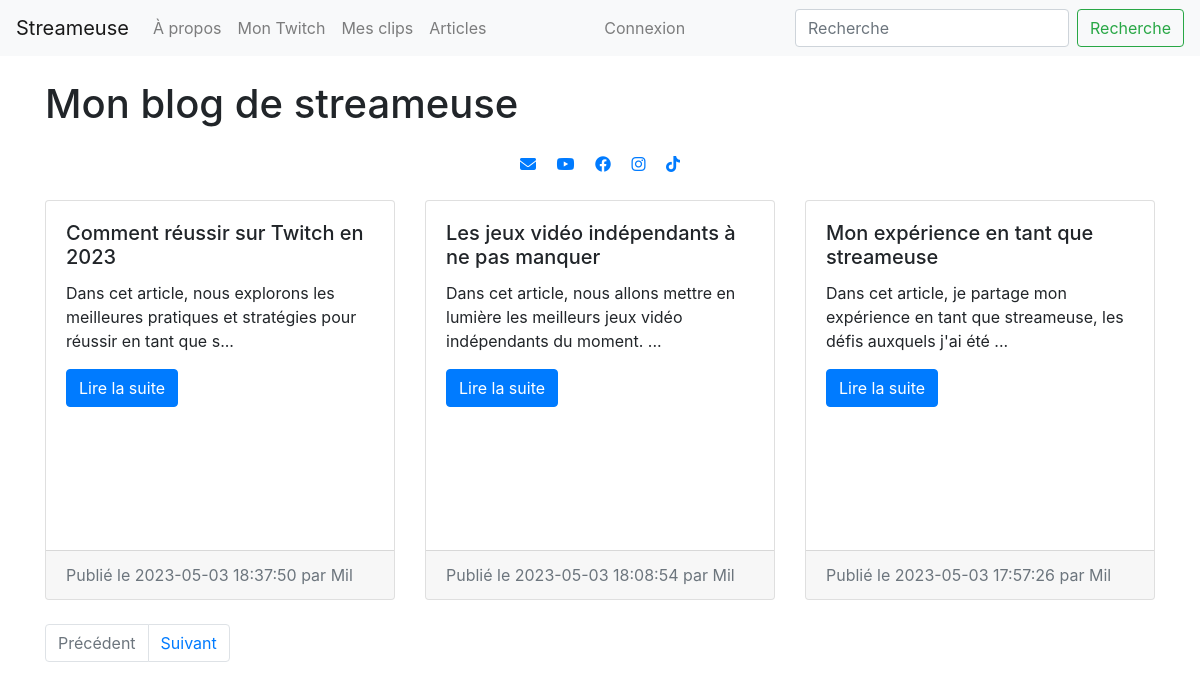
The page / on the database its author committed.
### tables this page shows
CREATE TABLE `postes` (
  `id` int(11) NOT NULL,
  `titre` varchar(255) NOT NULL,
  `contenu` text NOT NULL,
  `auteur` varchar(255) NOT NULL,
  `date` timestamp NOT NULL DEFAULT current_timestamp()
);

### fetch_posts.php (called while the page is built)
<?php
require_once 'db_connect.php';
$articles_per_page = 3;
if (isset($_GET['page'])) {
    $page = intval($_GET['page']);
} else {
    $page = 1;
}
$offset = ($page - 1) * $articles_per_page;
$sql = "SELECT * FROM postes ORDER BY date DESC LIMIT ?, ?";
$stmt = $conn->prepare($sql);
$stmt->bind_param("ii", $offset, $articles_per_page);
$stmt->execute();
$result = $stmt->get_result();
$postes = $result->fetch_all(MYSQLI_ASSOC);
$sql = "SELECT COUNT(*) as total_articles FROM postes";
$result = $conn->query($sql);
$row = $result->fetch_assoc();
$total_articles = $row['total_articles'];
$total_pages = ceil($total_articles / $articles_per_page);

### index.php (the view, shortened to what this page needs)
<?php
require_once 'fetch_posts.php';
?>
<!DOCTYPE html>
<html lang="fr">
<head>
    <link href="https://cdn.jsdelivr.net/npm/bootstrap@4.6.0/dist/css/bootstrap.min.css" rel="stylesheet">
    <link rel="stylesheet" href="https://cdnjs.cloudflare.com/ajax/libs/font-awesome/6.1.0/css/all.min.css">
    <link rel="stylesheet" href="css/styles.css">
</head>
<body>
    <nav class="navbar navbar-expand-lg navbar-light bg-light">
        <a class="navbar-brand" href="#">Streameuse</a>
        <div class="collapse navbar-collapse" id="navbarNav">
            <ul class="navbar-nav">
                <li class="nav-item">
                    <a class="nav-link" href="#">À propos</a>
                </li>
                <li class="nav-item">
                    <a class="nav-link" href="#">Mon Twitch</a>
                </li>
                <li class="nav-item">
                    <a class="nav-link" href="#">Mes clips</a>
                </li>
                <li class="nav-item">
                    <a class="nav-link" href="#">Articles</a>
                </li>
            </ul>
            <?php if (isset($_SESSION["user_id"])) : ?>
                <ul class="navbar-nav ml-auto">
                    <li class="nav-item">
                        <?php if (isset($_SESSION["nom_utilisateur"])) : ?>
                            <p class="nav-link">Connecté en tant que <?= $_SESSION["nom_utilisateur"] ?> (<?= $_SESSION["role"] ?>)</p>
                        <?php endif; ?>
                        <?php if ($_SESSION["role"] == "admin") : ?>
                    <li class="nav-item dropdown">
                        <a class="nav-link dropdown-toggle" href="#" id="navbarDropdown" role="button" data-toggle="dropdown" aria-haspopup="true" aria-expanded="false">
                            Administration
                        </a>
                        <div class="dropdown-menu" aria-labelledby="navbarDropdown">
                            <a class="dropdown-item" href="list_posts.php">Liste des postes</a>
                            <a class="dropdown-item" href="admin.php">Liste utilisateur</a>
                            <a class="dropdown-item" href="add_post.php">Ajouter un poste</a>
                        </div>
                    </li>
                <?php else : ?>
                    <li class="nav-item">
                        <a class="nav-link" href="connexion.php">Connexion</a>
                    </li>
                <?php endif; ?>
                </li>
                <li class="nav-item">
                    <a class="nav-link" href="logout.php">Déconnexion</a>
                </li>
                </ul>
            <?php else : ?>
                <ul class="navbar-nav ml-auto">
                    <li class="nav-item">
                        <a class="nav-link" href="connexion.php">Connexion</a>
                    </li>
                </ul>
            <?php endif; ?>
            <form class="form-inline ml-auto">
                <input class="form-control mr-sm-2" type="search" placeholder="Recherche" aria-label="Recherche">
                <button class="btn btn-outline-success my-2 my-sm-0" type="submit">Recherche</button>
            </form>
        </div>
    </nav>
    <div class="container">
        <h1 class="my-4">Mon blog de streameuse</h1>
        <div class="text-center mb-4">
            <a href="mailto:monadresse@mail.com" class="mx-2"><i class="fas fa-envelope"></i></a>
            <a href="https://www.youtube.com/user/tonpseudo" class="mx-2"><i class="fab fa-youtube"></i></a>
            <a href="https://www.facebook.com/tonpseudo" class="mx-2"><i class="fab fa-facebook"></i></a>
            <a href="https://www.instagram.com/tonpseudo" class="mx-2"><i class="fab fa-instagram"></i></a>
            <a href="https://www.tiktok.com/@tonpseudo" class="mx-2"><i class="fab fa-tiktok"></i></a>
        </div>
        <div class="row">
            <?php foreach ($postes as $poste) : ?>
                <div class="col-md-4">
                    <div class="card mb-4">
                        <div class="card-body">
                            <h5 class="card-title"><?= $poste['titre'] ?></h5>
                            <p class="card-text"><?= substr($poste['contenu'], 0, 100) . '...' ?></p>
                            <a href="post.php?id=<?= $poste['id'] ?>" class="btn btn-primary">Lire la suite</a>
                        </div>
                        <div class="card-footer text-muted">
                            Publié le <?= $poste['date'] ?> par <?= $poste['auteur'] ?>
                        </div>
                    </div>
                </div>
            <?php endforeach; ?>
        </div>
        <nav>
            <ul class="pagination">
                <li class="page-item <?= ($page <= 1) ? 'disabled' : '' ?>">
                    <a class="page-link" href="?page=<?= $page - 1 ?>">Précédent</a>
                </li>
                <li class="page-item <?= ($page >= $total_pages) ? 'disabled' : '' ?>">
                    <a class="page-link" href="?page=<?= $page + 1 ?>">Suivant</a>
                </li>
            </ul>
        </nav>
    </div>
</body>
</html>

### css/styles.css (style rules this page uses)
.card { height: 400px; }

### rows shown on the page
postes: titre "Comment réussir sur Twitch en 2023", contenu "Dans cet article, nous explorons les meilleures pratiques et stratégies pour réussir en tant que s", date "2023-05-03 18:37:50", auteur "Mil"
postes: titre "Les jeux vidéo indépendants à ne pas manquer", contenu "Dans cet article, nous allons mettre en lumière les meilleurs jeux vidéo indépendants du moment.", date "2023-05-03 18:08:54", auteur "Mil"
postes: titre "Mon expérience en tant que streameuse", contenu "Dans cet article, je partage mon expérience en tant que streameuse, les défis auxquels j'ai été", date "2023-05-03 17:57:26", auteur "Mil"
